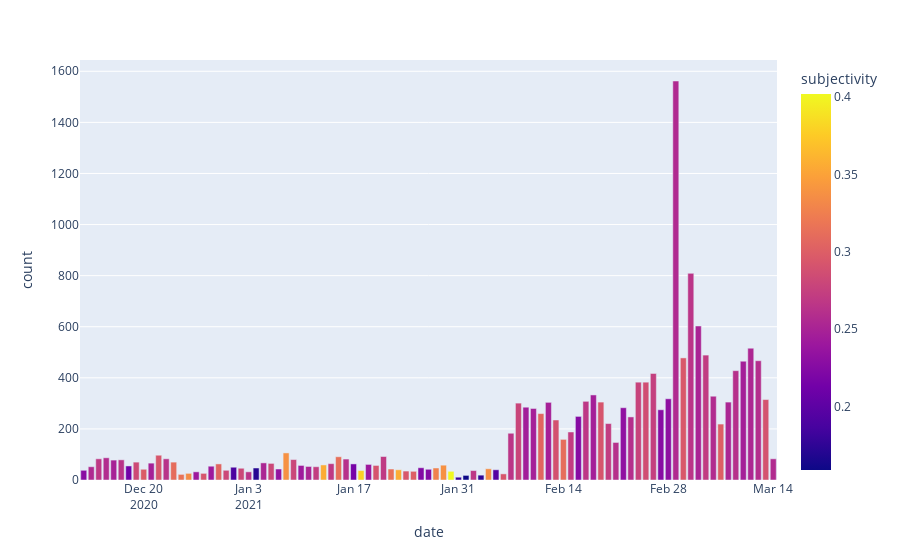

This figure's notebook cell:
### Code cell
# Plot results
import plotly.express as px
fig = px.bar(timeline, x='date', y='count', color='subjectivity')
fig.show()
